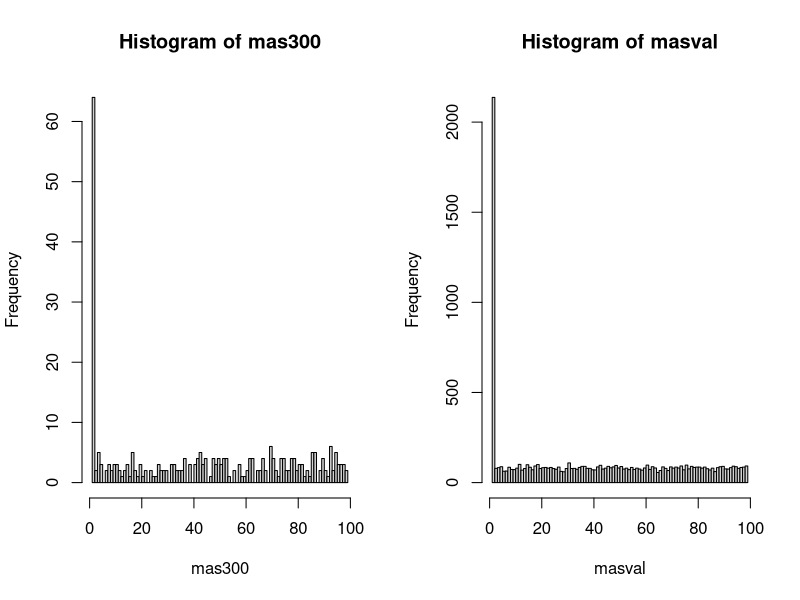

Generate this figure with R:
fn = function(a)
{
		for(i in 1:100)
		{
			if (a > 0 & a < masprob[i])
			{
				return (i)
			}
			if (a >= masprob[i] & a < masprob[i + 1])
				return (i)
		}
}
masprob <- double (100)
masval <- integer (10000)
mas30 <- integer (30)
mas300 <- integer (300)
masprob[1]<-0.2
for (i in 2:100){
	masprob[i]<-(masprob[i - 1] + 0.8/99)
}
for (i in 1:10000){
	masval[i] <- fn(runif(1, 0, 1))
}
for (i in 1:300)
{
	mas300[i] <- masval[sample(1:10000, 1)]
}
i <- 0
while (i <= 30)
{
	k <- 0
	a <- masval[sample(1:10000, 1)]
	for (j in 1:30)
	{
		if (a == mas30[j])
		{
			k <- 1
		}
	}
	if(k == 0){
		mas30[i] <- a
		i <- i + 1
	}
}

Mx <- 0
j <- 0
for(j in 2:100)
{
	Mx <- Mx + (j * (0.8/99)) 
}
cat("M(x)_discr = ", Mx)
Dx <- 0
Mx2 <- 0
j <- 0
for(j in 2:100)
{
	Mx2 <- Mx2 + ((j * j) * (0.8/99)) 
}
 
Dx <- Mx2 - (Mx * Mx)
cat("\nD(x)_discr = ", Dx, "\n")

cat ("\nM(x) from 30 = ", mean(mas30))
cat ("\nD(x) from 30 = ", var(mas30),"\n")

cat ("\nM(x) from 300 = ", mean(mas300))
cat ("\nD(x) from 300 = ", var(mas300),"\n")

par (mfrow = c(1,2))
hist(mas300, type = "1",breaks = 100)
#hist(mas300, breaks = 100)
#hist(masval, breaks = 100)
hist(masval, type = "2",breaks = 100)
